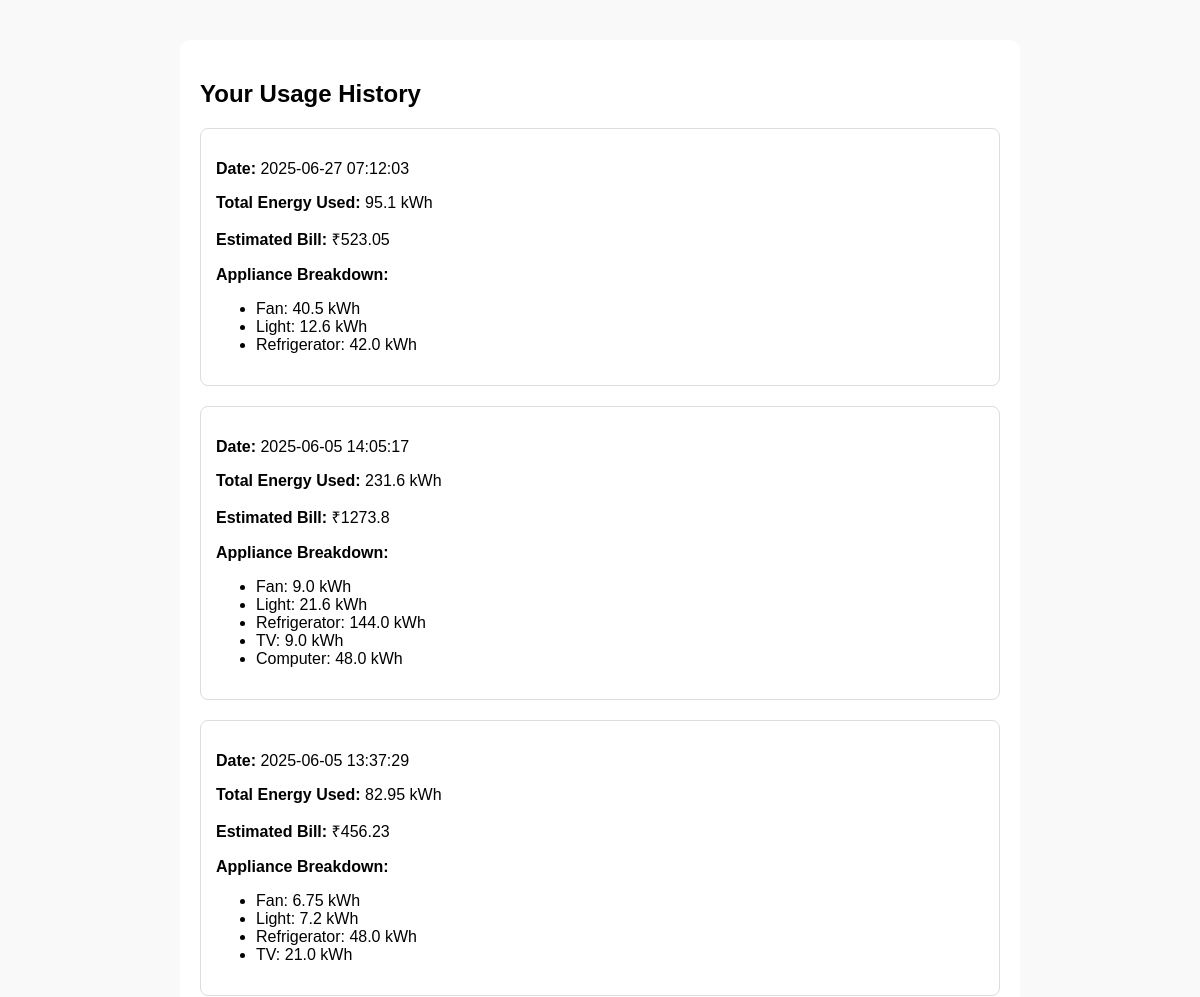
Page /history (signed in, upper part) on the earlier database version.
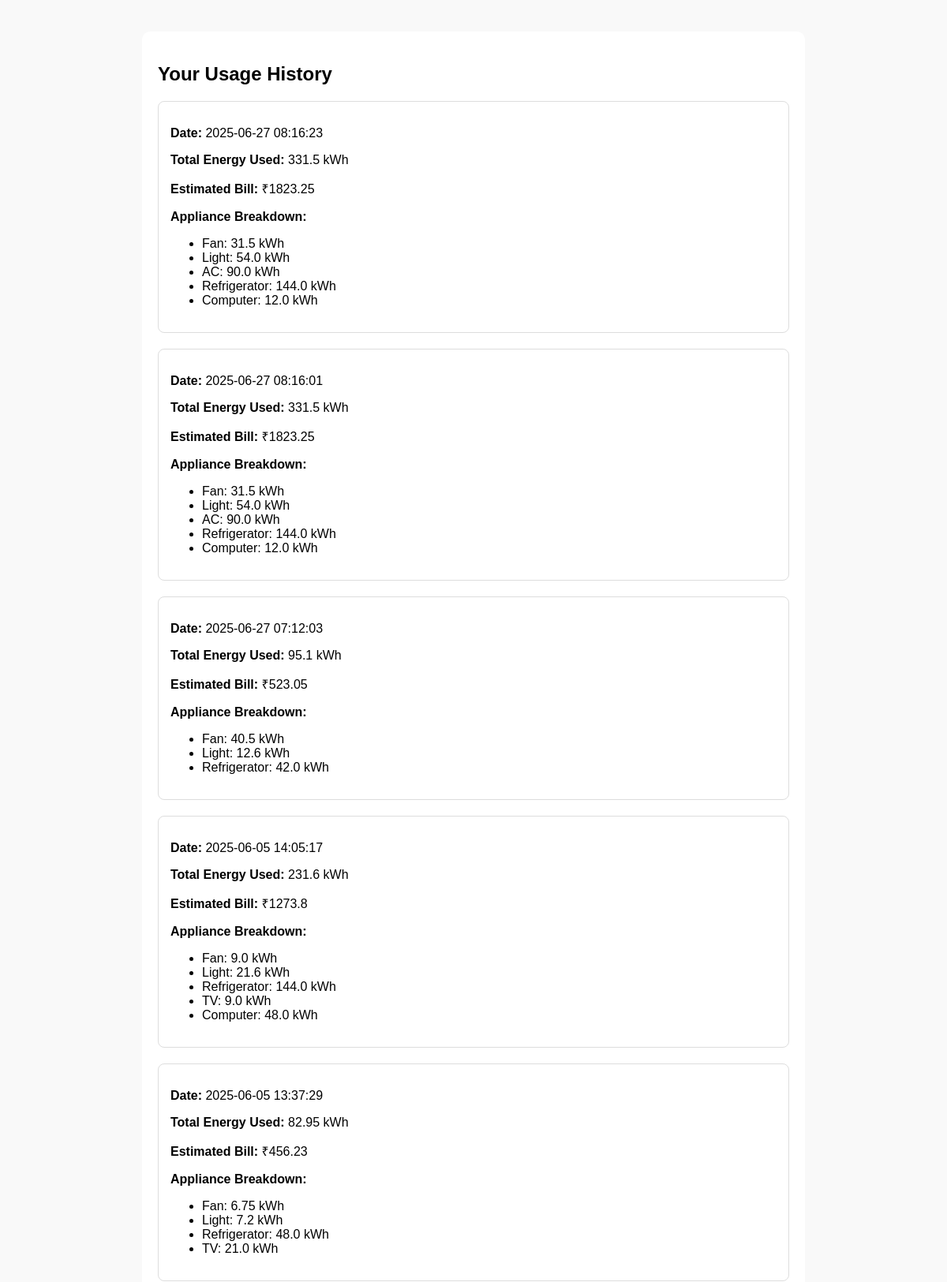
Same page on the later database version.
### tables this page shows
CREATE TABLE usage_history (
            id INTEGER PRIMARY KEY AUTOINCREMENT,
            username TEXT NOT NULL,
            days INTEGER,
            appliance_data TEXT,
            total_energy REAL,
            estimated_bill REAL,
            timestamp DATETIME DEFAULT CURRENT_TIMESTAMP
        );

### app.py (the view)
@app.route('/history')
def history():
    if 'user' not in session:
        return redirect(url_for('login'))
    username = session['user']
    conn = sqlite3.connect('users.db')
    c = conn.cursor()
    c.execute("SELECT timestamp, total_energy, estimated_bill, appliance_data FROM usage_history WHERE username=? ORDER BY timestamp DESC", (username,))
    rows = c.fetchall()
    conn.close()
    history = []
    for row in rows:
        breakdown = json.loads(row[3])
        history.append({
            'timestamp': row[0],
            'total_energy': row[1],
            'estimated_bill': row[2],
            'breakdown': breakdown
        })
    return render_template('history.html', history=history)

### templates/history.html (shortened to what this page needs)
<!DOCTYPE html>
<html lang="en">
<head>
</head>
<body>
    <div class="container">
        <h2>Your Usage History</h2>
        {% if history %}
            {% for entry in history %}
                <div class="history-entry">
                    <p><strong>Date:</strong> {{ entry.timestamp }}</p>
                    <p><strong>Total Energy Used:</strong> {{ entry.total_energy }} kWh</p>
                    <p><strong>Estimated Bill:</strong> ₹{{ entry.estimated_bill }}</p>
                    <p><strong>Appliance Breakdown:</strong></p>
                    <ul>
                        {% for appliance, energy in entry.breakdown.items() %}
                            <li>{{ appliance }}: {{ energy }} kWh</li>
                        {% endfor %}
                    </ul>
                </div>
            {% endfor %}
        {% else %}
            <p>No usage history available.</p>
        {% endif %}
        <br>
    </div>
</body>
</html>

### templates/history.html (style rules this page uses)
body { font-family: Arial, sans-serif; margin: 40px; background: #f9f9f9; }
.container { max-width: 800px; margin: auto; background: white; padding: 20px; border-radius: 10px; }
.history-entry { border: 1px solid #ddd; padding: 15px; margin-bottom: 20px; border-radius: 8px; }

Differences in the rows shown:
added usage_history: timestamp "2025-06-27 08:16:23", total_energy "331.5", estimated_bill "1823.25", breakdown "Fan" "Light" "AC" "Refrigerator" "Computer", breakdown "31.5" "54.0" "90.0" "144.0" "12.0"
added usage_history: timestamp "2025-06-27 08:16:01", total_energy "331.5", estimated_bill "1823.25", breakdown "Fan" "Light" "AC" "Refrigerator" "Computer", breakdown "31.5" "54.0" "90.0" "144.0" "12.0"
